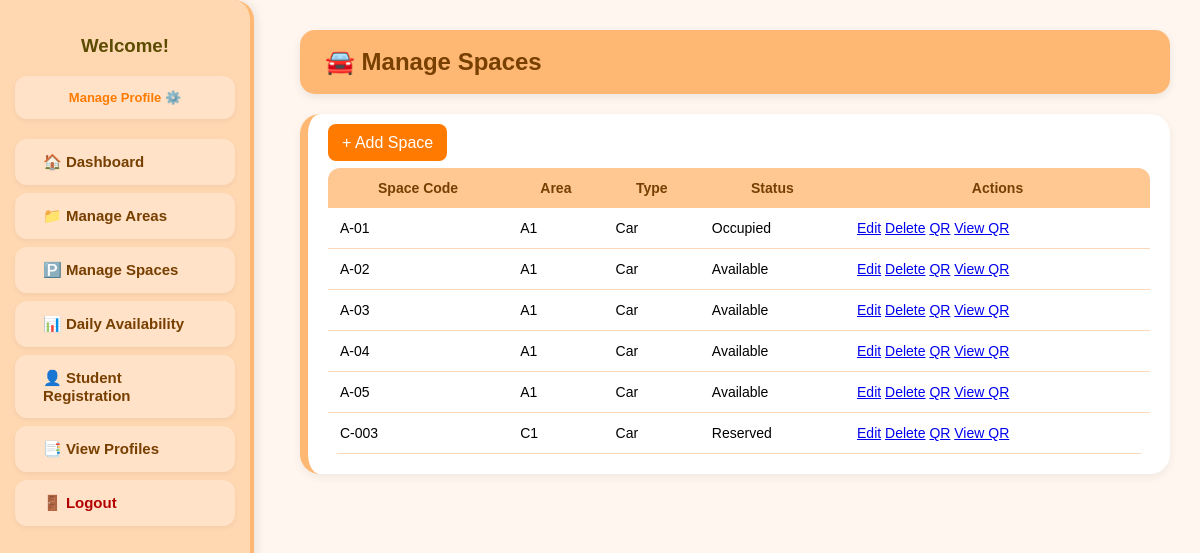
The app's page /Module2/manage_spaces.php, older data.
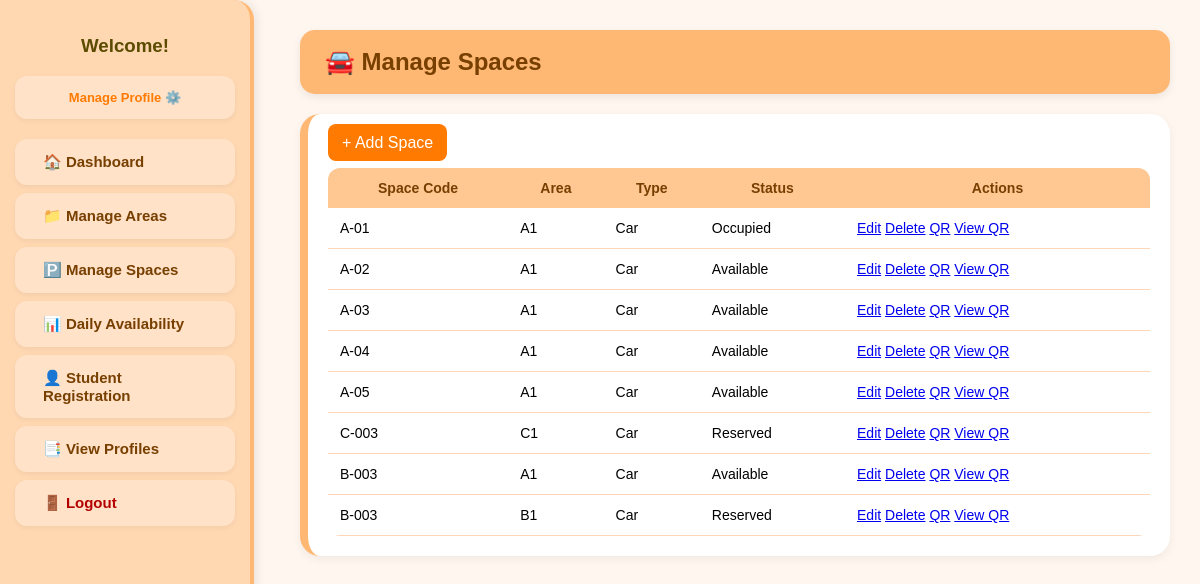
The same page, newer data.
### tables this page shows
CREATE TABLE `parking_space` (
  `ParkingSpaceID` varchar(10) NOT NULL,
  `ParkingAreaID` varchar(10) NOT NULL,
  `StatusID` varchar(10) DEFAULT NULL,
  `SpaceCode` varchar(20) DEFAULT NULL,
  `SpaceType` varchar(20) DEFAULT NULL
);

CREATE TABLE `parking_area` (
  `ParkingAreaID` varchar(10) NOT NULL,
  `AreaCode` varchar(20) DEFAULT NULL,
  `AreaName` varchar(50) DEFAULT NULL,
  `AreaType` varchar(20) DEFAULT NULL,
  `AreaDescription` text DEFAULT NULL,
  `AreaStatus` varchar(20) NOT NULL DEFAULT 'Active',
  `Capacity` int(11) DEFAULT NULL,
  `LocationDesc` varchar(100) DEFAULT NULL
);

CREATE TABLE `space_status` (
  `StatusID` varchar(10) NOT NULL,
  `StatusName` varchar(50) DEFAULT NULL,
  `Description` text DEFAULT NULL
);

### Module2/manage_spaces.php (the view, shortened to what this page needs)
<?php
require '../config.php';
$sql = "SELECT ps.ParkingSpaceID, ps.SpaceCode, ps.SpaceType, ps.StatusID, pa.AreaCode, ss.StatusName
        FROM parking_space ps
        LEFT JOIN parking_area pa ON ps.ParkingAreaID = pa.ParkingAreaID
        LEFT JOIN space_status ss ON ps.StatusID = ss.StatusID";
$sql .= " ORDER BY ps.ParkingSpaceID ASC";
$res = $conn->query($sql);
?>
<!doctype html><html lang="en"><head><meta charset="utf-8"/><title>Manage Spaces</title>
<link rel="stylesheet" href="../templates/admin_style.css"></head><body>
<?php include_once('../templates/admin_sidebar.php'); ?>
<div class="main-content"><div class="page-box">
  <header class="header">🚘 Manage Spaces</header>
  <div class="box">
    <a class="btn" href="add_space.php" style="background:#FF7A00;color:#fff;padding:10px 14px;border-radius:8px;text-decoration:none;">+ Add Space</a>
    <table style="margin-top:16px;">
      <thead><tr><th>Space Code</th><th>Area</th><th>Type</th><th>Status</th><th>Actions</th></tr></thead>
      <tbody>
      <?php while ($r = $res->fetch_assoc()): ?>
        <tr>
          <td><?= htmlspecialchars($r['SpaceCode']) ?></td>
          <td><?= htmlspecialchars($r['AreaCode']) ?></td>
          <td><?= htmlspecialchars($r['SpaceType']) ?></td>
          <td><?= htmlspecialchars($r['StatusName'] ?: $r['StatusID']) ?></td>
          <td>
            <a class="btn" href="edit_space.php?id=<?= urlencode($r['ParkingSpaceID']) ?>">Edit</a>
            <a class="btn small danger" href="delete_space.php?id=<?= urlencode($r['ParkingSpaceID']) ?>" onclick="return confirm('Delete this space?')">Delete</a>
            <a class="btn small" href="generate_qr.php?id=<?= urlencode($r['ParkingSpaceID']) ?>">QR</a>
            <a class="btn small" href="view_space_qr.php?id=<?= urlencode($r['ParkingSpaceID']) ?>">View QR</a>
          </td>
        </tr>
      <?php endwhile; ?>
      </tbody>
    </table>
  </div>
</div></div>
</body></html>

### templates/admin_sidebar.php (shortened to what this page needs)
<div class="sidebar">
    <div class="profile-box" style="text-align:center; margin-bottom:20px;">
        <h3 style="color:#5A4B00; margin-top:10px;">
            Welcome! <?= $_SESSION['UserName']; ?>
        </h3>
        <a href="../Module1/admin_edit_profile.php?id=<?= $_SESSION['UserID']; ?>"
            style="font-size:13px; color:#FF7A00; font-weight:600; text-decoration:none;">
            Manage Profile ⚙️
        </a>
    </div>
    <a href="../Module2/admin_dashboard.php">🏠 Dashboard</a>
    <a href="../Module2/manage_parking_area.php">📁 Manage Areas</a>
    <a href="../Module2/manage_spaces.php">🅿️ Manage Spaces</a>
    <a href="../Module2/daily_availability.php">📊 Daily Availability</a>
    <a href="../Module1/admin_user_registration.php">👤 Student Registration</a>
    <a href="../Module1/admin_user_list.php">📑 View Profiles</a>
    <a href="../Module1/logout.php" style="color:#B30000;">🚪 Logout</a>
</div>

### templates/admin_style.css (style rules this page uses)
body { margin: 0; font-family: "Poppins", Arial, sans-serif; background: #FFF7EF; display: flex; }
.sidebar { width: 250px; background: #FFD8B2; height: 100vh; position: fixed; left: 0; top: 0; padding-top: 25px; box-shadow: 3px 0 10px rgba(0,0,0,0.08); border-right: 4px solid #FFB873; border-radius: 0 20px 20px 0; }
.sidebar a { display: block; padding: 14px 28px; margin: 8px 15px; color: #773f00; text-decoration: none; font-size: 15px; font-weight: 600; background: #FFE2C8; border-radius: 12px; transition: 0.25s; box-shadow: 0 2px 5px rgba(0,0,0,0.05); }
.main-content { margin-left: 270px; padding: 30px; width: calc(100% - 270px); }
.header { background: #FFB873; padding: 18px 25px; border-radius: 15px; margin-bottom: 20px; font-size: 24px; font-weight: 700; color: #773f00; box-shadow: 0 3px 8px rgba(0,0,0,0.08); }
.box { background: #FFFFFF; padding: 20px; border-radius: 20px; margin-top: 20px; border-left: 8px solid #FFB873; box-shadow: 0 3px 10px rgba(0,0,0,0.06); }
table { width: 100%; border-collapse: collapse; margin-top: 15px; border-radius: 12px; overflow: hidden; background: #fff; }
th { background: #FFC893; padding: 12px; color: #773f00; font-weight: 700; font-size: 14px; }
td { padding: 12px; border-bottom: 1px solid #FFD7B8; font-size: 14px; }

Row changes from the older to the newer data that the page shows:
added parking_space: SpaceCode "B-003", ParkingAreaID.AreaCode "A1", SpaceType "Car", StatusID.StatusName "Available"
added parking_space: SpaceCode "B-003", ParkingAreaID.AreaCode "B1", SpaceType "Car", StatusID.StatusName "Reserved"
